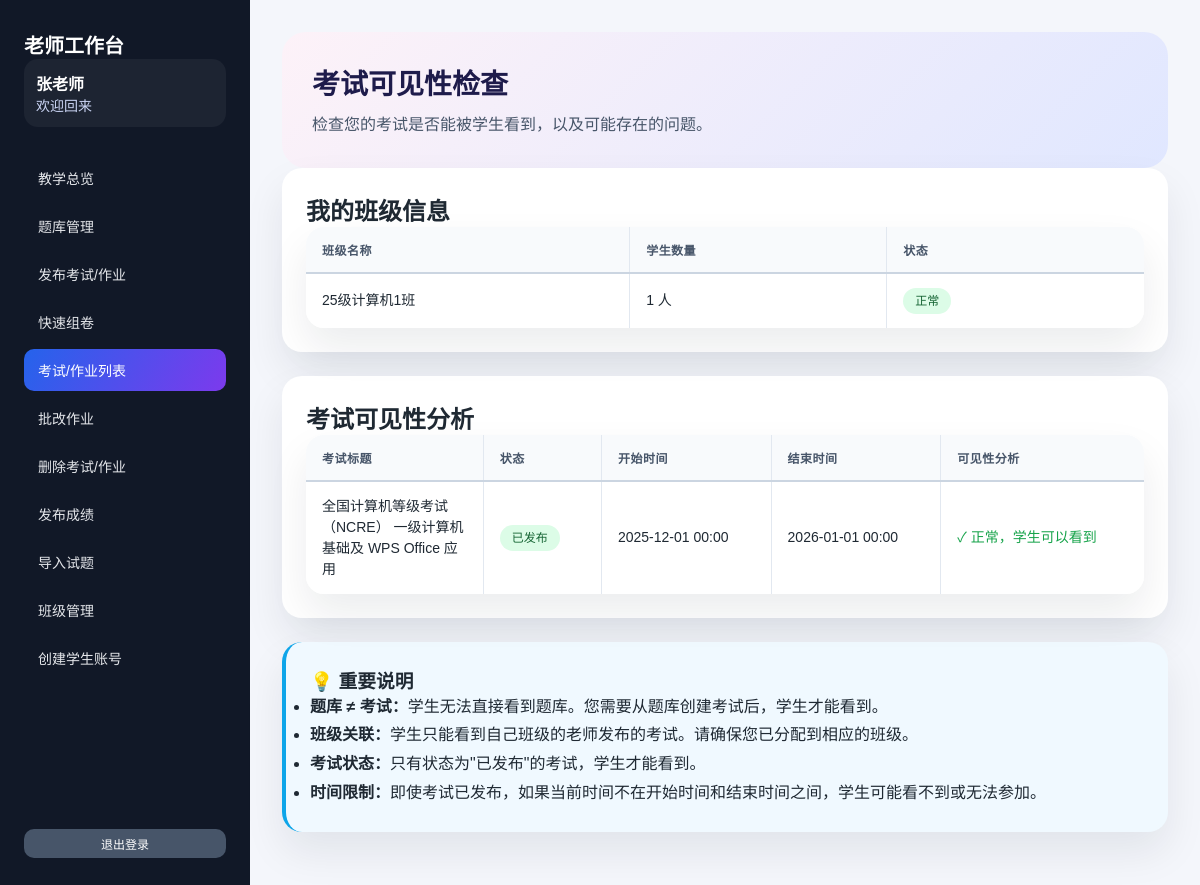
/teacher/check_exam_visibility.php (signed in), run on the app's committed database.
### tables this page shows
CREATE TABLE `users` (
  `id` int(11) NOT NULL AUTO_INCREMENT,
  `username` varchar(50) NOT NULL,
  `password` varchar(255) NOT NULL,
  `name` varchar(50) NOT NULL,
  `role` enum('admin','teacher','student') NOT NULL DEFAULT 'student',
  `class_id` int(11) DEFAULT NULL COMMENT '班级ID，学生所属班级',
  `teacher_id` int(11) DEFAULT NULL COMMENT '创建该学生的老师ID',
  `created_by` int(11) DEFAULT NULL COMMENT '创建者ID',
  `created_at` datetime DEFAULT CURRENT_TIMESTAMP,
  PRIMARY KEY (`id`),
  UNIQUE KEY `username` (`username`),
  KEY `teacher_id` (`teacher_id`),
  KEY `created_by` (`created_by`),
  CONSTRAINT `users_ibfk_1` FOREIGN KEY (`teacher_id`) REFERENCES `users` (`id`) ON DELETE SET NULL,
  CONSTRAINT `users_ibfk_2` FOREIGN KEY (`created_by`) REFERENCES `users` (`id`) ON DELETE SET NULL
);

CREATE TABLE `classes` (
  `id` int(11) NOT NULL AUTO_INCREMENT,
  `name` varchar(100) NOT NULL COMMENT '班级名称',
  `description` text COMMENT '班级描述',
  `created_at` datetime DEFAULT CURRENT_TIMESTAMP,
  PRIMARY KEY (`id`)
);

CREATE TABLE `exams` (
  `id` int(11) NOT NULL AUTO_INCREMENT,
  `title` varchar(200) NOT NULL,
  `description` text,
  `type` enum('exam','homework') NOT NULL DEFAULT 'exam',
  `teacher_id` int(11) NOT NULL,
  `start_time` datetime NOT NULL,
  `end_time` datetime NOT NULL,
  `duration` int(11) DEFAULT NULL COMMENT '考试时长（分钟）',
  `allow_retake` tinyint(1) DEFAULT '0' COMMENT '是否允许再次考试',
  `status` enum('draft','published','finished') DEFAULT 'draft',
  `created_at` datetime DEFAULT CURRENT_TIMESTAMP,
  PRIMARY KEY (`id`),
  KEY `teacher_id` (`teacher_id`),
  CONSTRAINT `exams_ibfk_1` FOREIGN KEY (`teacher_id`) REFERENCES `users` (`id`) ON DELETE CASCADE
);

### config.php (called while the page is built, shortened)
<?php
function getDB() {
    static $pdo = null;
    if ($pdo === null) {
        try {
            $dsn = "mysql:host=" . DB_HOST . ";dbname=" . DB_NAME . ";charset=" . DB_CHARSET;
            $pdo = new PDO($dsn, DB_USER, DB_PASS);
            $pdo->setAttribute(PDO::ATTR_ERRMODE, PDO::ERRMODE_EXCEPTION);
            $pdo->setAttribute(PDO::ATTR_DEFAULT_FETCH_MODE, PDO::FETCH_ASSOC);
        } catch(PDOException $e) {
            die("数据库连接失败: " . $e->getMessage());
        }
    }
    return $pdo;
}
function getCurrentUser() {
    $pdo = getDB();
    $stmt = $pdo->prepare("SELECT * FROM users WHERE id = ?");
    $stmt->execute([$_SESSION['user_id']]);
    return $stmt->fetch();
}
?>

### teacher/check_exam_visibility.php (the view, shortened to what this page needs)
<?php
require_once '../config.php';
require_once 'teacher_sidebar.php';
$pdo = getDB();
$teacherId = $_SESSION['user_id'];
$user = getCurrentUser();
$exams = $pdo->prepare("SELECT * FROM exams WHERE teacher_id = ? ORDER BY created_at DESC");
$exams->execute([$teacherId]);
$exams = $exams->fetchAll();
$classes = $pdo->prepare("SELECT c.* FROM classes c INNER JOIN teacher_classes tc ON c.id = tc.class_id WHERE tc.teacher_id = ?");
$classes->execute([$teacherId]);
$classes = $classes->fetchAll();
$classStudents = [];
foreach ($classes as $class) {
    $stmt = $pdo->prepare("SELECT COUNT(*) as count FROM users WHERE class_id = ? AND role = 'student'");
    $stmt->execute([$class['id']]);
    $classStudents[$class['id']] = $stmt->fetch()['count'];
}
?>
<!DOCTYPE html>
<html lang="zh-CN">
<head>
    <link rel="stylesheet" href="../style.css">
</head>
<body>
    <div class="app-shell">
        <?php renderTeacherSidebar('exam_list', $user); ?>
        <main class="app-content">
            <section class="page-hero">
                <div>
                    <h1>考试可见性检查</h1>
                    <p>检查您的考试是否能被学生看到，以及可能存在的问题。</p>
                </div>
            </section>
            <div class="card">
                <h2>我的班级信息</h2>
                <?php if (empty($classes)): ?>
                    <div class="error-message">
                        <strong>⚠️ 问题：您没有分配到任何班级</strong>
                        <p>学生只能看到自己班级的老师发布的考试。请先到"班级管理"页面将自己分配到相应的班级。</p>
                    </div>
                <?php else: ?>
                    <div class="table-wrapper">
                        <table>
                            <thead>
                                <tr>
                                    <th>班级名称</th>
                                    <th>学生数量</th>
                                    <th>状态</th>
                                </tr>
                            </thead>
                            <tbody>
                                <?php foreach ($classes as $class): ?>
                                    <tr>
                                        <td><?php echo htmlspecialchars($class['name']); ?></td>
                                        <td><?php echo $classStudents[$class['id']] ?? 0; ?> 人</td>
                                        <td>
                                            <?php if (($classStudents[$class['id']] ?? 0) > 0): ?>
                                                <span class="tag tag-published">正常</span>
                                            <?php else: ?>
                                                <span class="tag tag-draft">无学生</span>
                                            <?php endif; ?>
                                        </td>
                                    </tr>
                                <?php endforeach; ?>
                            </tbody>
                        </table>
                    </div>
                <?php endif; ?>
            </div>
            <div class="card" style="margin-top: 20px;">
                <h2>考试可见性分析</h2>
                <?php if (empty($exams)): ?>
                    <p>您还没有创建任何考试。</p>
                <?php else: ?>
                    <div class="table-wrapper">
                        <table>
                            <thead>
                                <tr>
                                    <th>考试标题</th>
                                    <th>状态</th>
                                    <th>开始时间</th>
                                    <th>结束时间</th>
                                    <th>可见性分析</th>
                                </tr>
                            </thead>
                            <tbody>
                                <?php foreach ($exams as $exam): ?>
                                    <?php
                                    $issues = [];
                                    $warnings = [];
                                    $startTime = strtotime($exam['start_time']);
                                    $endTime = strtotime($exam['end_time']);
                                    ?>
                                    <tr>
                                        <td><?php echo htmlspecialchars($exam['title']); ?></td>
                                        <td>
                                            <?php if ($exam['status'] === 'published'): ?>
                                                <span class="tag tag-published">已发布</span>
                                            <?php elseif ($exam['status'] === 'draft'): ?>
                                                <span class="tag tag-draft">草稿</span>
                                            <?php else: ?>
                                                <span class="tag tag-finished">已结束</span>
                                            <?php endif; ?>
                                        </td>
                                        <td><?php echo date('Y-m-d H:i', $startTime); ?></td>
                                        <td><?php echo date('Y-m-d H:i', $endTime); ?></td>
                                        <td>
                                            <?php if (empty($issues) && empty($warnings)): ?>
                                                <span style="color: #16a34a;">✓ 正常，学生可以看到</span>
                                            <?php endif; ?>
                                        </td>
                                    </tr>
                                <?php endforeach; ?>
                            </tbody>
                        </table>
                    </div>
                <?php endif; ?>
            </div>
            <div class="card" style="margin-top: 20px; background: #f0f9ff; border-left: 4px solid #0ea5e9;">
                <h3>💡 重要说明</h3>
                <ul style="line-height: 1.8;">
                    <li><strong>题库 ≠ 考试：</strong>学生无法直接看到题库。您需要从题库创建考试后，学生才能看到。</li>
                    <li><strong>班级关联：</strong>学生只能看到自己班级的老师发布的考试。请确保您已分配到相应的班级。</li>
                    <li><strong>考试状态：</strong>只有状态为"已发布"的考试，学生才能看到。</li>
                    <li><strong>时间限制：</strong>即使考试已发布，如果当前时间不在开始时间和结束时间之间，学生可能看不到或无法参加。</li>
                </ul>
            </div>
        </main>
    </div>
</body>
</html>

### teacher/teacher_sidebar.php (shortened to what this page needs)
<?php
function renderTeacherSidebar($activeKey = 'dashboard', $user = null) {
    $menu = [
        'dashboard' => ['label' => '教学总览', 'href' => 'index.php'],
        'question_bank' => ['label' => '题库管理', 'href' => 'question_bank.php'],
        'create_exam' => ['label' => '发布考试/作业', 'href' => 'create_exam.php'],
        'quick_generate' => ['label' => '快速组卷', 'href' => 'quick_generate_exam.php'],
        'exam_list' => ['label' => '考试/作业列表', 'href' => 'exam_list.php'],
        'grade' => ['label' => '批改作业', 'href' => 'grade_exam.php'],
        'delete' => ['label' => '删除考试/作业', 'href' => 'delete_exam.php'],
        'publish_score' => ['label' => '发布成绩', 'href' => 'publish_score.php'],
        'import' => ['label' => '导入试题', 'href' => 'import_exam.php'],
        'classes' => ['label' => '班级管理', 'href' => 'manage_classes.php'],
        'students' => ['label' => '创建学生账号', 'href' => 'create_student.php'],
    ];
    $userName = $user ? htmlspecialchars($user['name']) : '老师';
    ?>
    <aside class="app-sidebar" id="app-sidebar">
        <div>
            <div class="sidebar-brand">老师工作台</div>
            <div class="sidebar-user">
                <strong><?php echo $userName; ?></strong>
                <span>欢迎回来</span>
            </div>
        </div>
        <nav class="sidebar-menu">
            <?php foreach ($menu as $key => $item): ?>
                <a href="<?php echo $item['href']; ?>" class="<?php echo $key === $activeKey ? 'active' : ''; ?>" onclick="closeMobileMenu()">
                    <?php echo htmlspecialchars($item['label']); ?>
                </a>
            <?php endforeach; ?>
        </nav>
        <a href="logout.php" class="btn btn-secondary btn-small" onclick="closeMobileMenu()">退出登录</a>
    </aside>
    <?php
}

### style.css (style rules this page uses)
* { margin: 0; padding: 0; box-sizing: border-box; }
body { font-family: 'Microsoft YaHei', Arial, sans-serif; background: #f4f6fb; min-height: 100vh; color: #1f2933; }
.app-shell { display: flex; min-height: 100vh; }
.app-sidebar { width: 250px; background: #111827; color: white; display: flex; flex-direction: column; padding: 30px 24px; gap: 30px; }
.sidebar-brand { font-size: 20px; font-weight: 600; }
.sidebar-user { background: rgba(255,255,255,0.05); border-radius: 14px; padding: 12px; }
.sidebar-user span { display: block; font-size: 14px; color: #cbd5f5; }
.sidebar-menu { display: flex; flex-direction: column; gap: 6px; flex: 1; }
.sidebar-menu a { color: #e5e7eb; padding: 11px 14px; border-radius: 10px; text-decoration: none; transition: background 0.2s, transform 0.2s; font-size: 14px; }
.sidebar-menu a.active { background: linear-gradient(120deg, #2563eb, #7c3aed); color: #fff; }
.app-content { flex: 1; padding: 32px; }
.page-hero { background: linear-gradient(135deg, #fdf2f8, #e0e7ff); border-radius: 24px; padding: 30px; display: flex; justify-content: space-between; gap: 40px; align-items: flex-start; }
.page-hero h1 { font-size: 28px; color: #1e1b4b; margin-bottom: 10px; }
.page-hero p { color: #475569; line-height: 1.6; }
.btn { padding: 10px 20px; border: none; border-radius: 10px; cursor: pointer; font-size: 14px; transition: all 0.3s; text-decoration: none; display: inline-block; text-align: center; font-weight: 500; }
.btn-secondary { background: #475569; color: white; }
.btn-small { padding: 6px 12px; font-size: 12px; }
.card { background: white; border-radius: 20px; padding: 24px; margin-bottom: 24px; box-shadow: 0 20px 40px rgba(15, 23, 42, 0.08); }
.table-wrapper { background: white; border-radius: 18px; box-shadow: 0 20px 40px rgba(15, 23, 42, 0.08); overflow: hidden; position: relative; }
table { width: 100%; border-collapse: collapse; border-spacing: 0; table-layout: auto; }
table th, table td { padding: 14px 16px; border-right: 1px solid #e2e8f0; border-bottom: 1px solid #e2e8f0; text-align: left; vertical-align: middle; box-sizing: border-box; margin: 0; }
table th:last-child, table td:last-child { border-right: none; }
table tr:last-child td { border-bottom: none; }
table th { background: #f8fafc; font-size: 12px; letter-spacing: 0.04em; color: #475569; text-transform: uppercase; font-weight: 600; white-space: nowrap; border-bottom: 2px solid #cbd5e1; }
table td { word-break: break-word; font-size: 14px; line-height: 1.5; background: white; }
table th:nth-child(1), table td:nth-child(1) { min-width: 100px; max-width: 150px; }
table th:nth-child(2), table td:nth-child(2) { min-width: 100px; max-width: 150px; }
table th:nth-child(3), table td:nth-child(3) { min-width: 120px; max-width: 180px; text-align: left; }
table th:nth-child(4), table td:nth-child(4) { min-width: 120px; max-width: 180px; text-align: left; }
table th:nth-child(5), table td:nth-child(5) { min-width: 150px; max-width: 200px; text-align: left; }
table th:last-child, table td:last-child { min-width: 100px; white-space: nowrap; text-align: left; }
.tag { display: inline-flex; align-items: center; gap: 4px; padding: 4px 12px; border-radius: 999px; font-size: 12px; background: #e2e8f0; color: #475569; }
.tag-published { background: #dcfce7; color: #166534; }

### data on the page
users: name "张老师"
classes: name "25级计算机1班", id "1", shows "正常"
exams: title "全国计算机等级考试（NCRE） 一级计算机基础及 WPS Office 应用", status "已发布", start_time "2025-12-01 00:00", end_time "2026-01-01 00:00"

### other printed values
$item['label'] "教学总览"
$item['label'] "题库管理"
$item['label'] "发布考试/作业"
$item['label'] "快速组卷"
$item['label'] "考试/作业列表"
$item['label'] "批改作业"
$item['label'] "删除考试/作业"
$item['label'] "发布成绩"
$item['label'] "导入试题"
$item['label'] "班级管理"
$item['label'] "创建学生账号"
